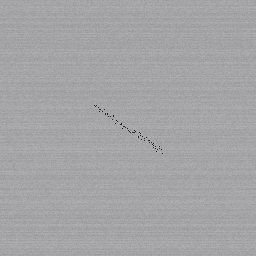
#> input picture data/keras_dataset/crack/specimen_01_crack.png, 256 x 256 px
$ python -i preprocessing.py   (imports and definitions only)   (older library calls are emulated)
#> lines starting #> are read from the running program, lines starting #| are printed output that depends on the picture; after the words box and inside, x2 and y2 are one past the last pixel; in counts of white or black regions, pixels touching at a corner belong together
### src/config.py
"""
Central Configuration Module for Vision-Based Defect Detection
==============================================================
Defines filesystem paths, taxonomy classes, image resolution standards,
and environmental augmentation parameters for industrial manufacturing inspection.
"""

from pathlib import Path
from typing import Dict, List, Tuple

# Base Project Root
PROJECT_ROOT: Path = Path(__file__).resolve().parent.parent

# Core Directory Hierarchy
DATA_RAW_DIR: Path = PROJECT_ROOT / "data" / "raw"
DATA_PROCESSED_DIR: Path = PROJECT_ROOT / "data" / "processed"
MODELS_DIR: Path = PROJECT_ROOT / "models"
OUTPUTS_DIR: Path = PROJECT_ROOT / "outputs"
NOTEBOOKS_DIR: Path = PROJECT_ROOT / "notebooks"

# Ensure runtime directories exist
for path in [DATA_RAW_DIR, DATA_PROCESSED_DIR, MODELS_DIR, OUTPUTS_DIR, NOTEBOOKS_DIR]:
    path.mkdir(parents=True, exist_ok=True)
#> further down, picture is the input picture: shape (256, 256, 3); mean B, G, R 166.7, 164.7, 164.7

# -----------------------------------------------------------------------------
# Defect Taxonomy and Class Mappings
# -----------------------------------------------------------------------------
# 0 = Normal/Pristine baseline, 1-6 = Specific Manufacturing Anomaly Classes
DEFECT_CLASSES: List[str] = [
    "normal",
    "crack",
    "scratch",
    "dent",
    "stain",
    "discoloration",
    "dimensional_irregularity",
]

CLASS_TO_IDX: Dict[str, int] = {cls_name: i for i, cls_name in enumerate(DEFECT_CLASSES)}
IDX_TO_CLASS: Dict[int, str] = {i: cls_name for i, cls_name in enumerate(DEFECT_CLASSES)}
NUM_CLASSES: int = len(DEFECT_CLASSES)

# Color palettes for bounding box & segmentation mask visualization (RGB format)
DEFECT_COLORS: Dict[str, Tuple[int, int, int]] = {
    "normal": (34, 197, 94),                   # Green
    "crack": (239, 68, 68),                    # Red
    "scratch": (249, 115, 22),                 # Orange
    "dent": (234, 179, 8),                     # Amber / Yellow
    "stain": (168, 85, 247),                   # Purple
    "discoloration": (59, 130, 246),           # Blue
    "dimensional_irregularity": (236, 72, 153), # Magenta / Pink
}

# -----------------------------------------------------------------------------
# Image and Processing Specifications
# -----------------------------------------------------------------------------
DEFAULT_IMAGE_SIZE: Tuple[int, int] = (256, 256)
IMAGE_CHANNELS: int = 3
DEFAULT_SEED: int = 42

# Dataset Split Ratios
TRAIN_RATIO: float = 0.70
VAL_RATIO: float = 0.15
TEST_RATIO: float = 0.15

# -----------------------------------------------------------------------------
# MVTec Anomaly Detection (AD) Specifications
# -----------------------------------------------------------------------------
# MVTec AD is the industry standard benchmark containing 15 categories (5 textures, 10 objects)
# Each category contains pristine 'good' training images and defective test images with pixel masks.
MVTEC_CATEGORIES: List[str] = [
    "bottle", "cable", "capsule", "carpet", "grid",
    "hazelnut", "leather", "metal_nut", "pill", "screw",
    "tile", "toothbrush", "transistor", "wood", "zipper"
]

# Official MVTec download mirror base URL
MVTEC_BASE_URL: str = "https://www.mydrive.ch/shares/38536/3830184030e49fe7474e85d91d0f122c/download"

### src/preprocessing.py
"""
Inspectra AI — AI Powered Visual Inspection
=============================================
Module: src/preprocessing.py
Author: Inspectra AI Core Team

Comprehensive Industrial Computer Vision Preprocessing Pipeline:
1. Aspect-ratio preserving resize & letterbox padding
2. CLAHE (Contrast Limited Adaptive Histogram Equalization) on L-channel in LAB space
3. Bilateral edge-preserving denoising for fine scratch and crack preservation
4. Orientation and geometric robustness augmentations via Albumentations
5. Edge-based Region-Of-Interest (ROI) extraction and conveyor background normalization
6. Batch visualization and before/after comparison utility using Matplotlib
"""

import os
from pathlib import Path
from typing import Any, Dict, List, Optional, Tuple, Union
import numpy as np

# Core Computer Vision dependencies with graceful fallbacks
try:
    import cv2
    HAS_OPENCV = True
except ImportError:
    HAS_OPENCV = False

try:
    import albumentations as A
    HAS_ALBUMENTATIONS = True
except ImportError:
    HAS_ALBUMENTATIONS = False

try:
    import matplotlib.pyplot as plt
    HAS_MATPLOTLIB = True
except ImportError:
    HAS_MATPLOTLIB = False

# Import central paths and configurations if available
try:
    from src.config import DEFAULT_IMAGE_SIZE, OUTPUTS_DIR
except ImportError:
    DEFAULT_IMAGE_SIZE = (256, 256)
    OUTPUTS_DIR = Path("outputs")
    OUTPUTS_DIR.mkdir(parents=True, exist_ok=True)


# =============================================================================
# 1. RESIZE & PAD (ASPECT-RATIO PRESERVING LETTERBOX)
# =============================================================================

def resize_and_pad(
    image: np.ndarray,
    target_size: Tuple[int, int] = DEFAULT_IMAGE_SIZE,
    pad_color: Tuple[int, int, int] = (0, 0, 0),
    mask: Optional[np.ndarray] = None,
    interpolation: int = 1  # cv2.INTER_LINEAR
) -> Tuple[np.ndarray, Optional[np.ndarray], Dict[str, Any]]:
    """
    Resizes an image to fit within target_size while strictly preserving its original
    aspect ratio, symmetrically padding the remaining borders (letterboxing).

    Args:
        image: Input image array of shape (H, W, C) or (H, W).
        target_size: Desired output dimensions as (width, height). Default is (256, 256).
        pad_color: RGB/BGR tuple or scalar for border padding fill. Default is (0, 0, 0).
        mask: Optional binary or categorical ground-truth mask of shape (H, W).
        interpolation: OpenCV interpolation flag (default cv2.INTER_LINEAR for images).

    Returns:
        padded_image: Standardized image array of shape (target_h, target_w, C).
        padded_mask: Corresponding padded mask of shape (target_h, target_w) or None.
        meta: Dictionary containing scaling factor, padding offsets, and original dimensions
              for reverse-projecting localized bounding boxes and segmentation contours.
    """
    h, w = image.shape[:2]
    target_w, target_h = target_size

    # Calculate optimal isotropic scale factor
    scale = min(target_w / w, target_h / h)
    new_w = max(1, int(round(w * scale)))
    new_h = max(1, int(round(h * scale)))

    # Compute symmetric padding margins
    pad_top = (target_h - new_h) // 2
    pad_bottom = target_h - new_h - pad_top
    pad_left = (target_w - new_w) // 2
    pad_right = target_w - new_w - pad_left

    if HAS_OPENCV:
        # Resize image
        resized_img = cv2.resize(image, (new_w, new_h), interpolation=interpolation)

        # Apply border padding
        if image.ndim == 3:
            padded_img = cv2.copyMakeBorder(
                resized_img,
                pad_top, pad_bottom, pad_left, pad_right,
                cv2.BORDER_CONSTANT,
                value=pad_color
            )
        else:
            padded_img = cv2.copyMakeBorder(
                resized_img,
                pad_top, pad_bottom, pad_left, pad_right,
                cv2.BORDER_CONSTANT,
                value=pad_color[0] if isinstance(pad_color, (list, tuple)) else pad_color
            )

        # Process accompanying segmentation mask if provided
        padded_mask = None
        if mask is not None:
            # Always use Nearest Neighbor interpolation for masks to maintain discrete class labels
            resized_mask = cv2.resize(mask, (new_w, new_h), interpolation=cv2.INTER_NEAREST)
            padded_mask = cv2.copyMakeBorder(
                resized_mask,
                pad_top, pad_bottom, pad_left, pad_right,
                cv2.BORDER_CONSTANT,
                value=0
            )
    else:
        # Pure NumPy fallback implementation
        # (Used when running in minimal environments)
        padded_img = np.full((target_h, target_w, image.shape[2]) if image.ndim == 3 else (target_h, target_w),
                             pad_color[0] if image.ndim != 3 else pad_color, dtype=image.dtype)
        padded_mask = np.zeros((target_h, target_w), dtype=mask.dtype) if mask is not None else None

    meta = {
        "original_size": (w, h),
        "target_size": (target_w, target_h),
        "scale": scale,
        "scaled_size": (new_w, new_h),
        "pad_top": pad_top,
        "pad_bottom": pad_bottom,
        "pad_left": pad_left,
        "pad_right": pad_right,
    }

    return padded_img, padded_mask, meta


# =============================================================================
# 2. LIGHTING NORMALIZATION VIA CLAHE IN LAB COLOR SPACE
# =============================================================================

def normalize_lighting_clahe(
    image: np.ndarray,
    clip_limit: float = 2.5,
    tile_grid_size: Tuple[int, int] = (8, 8),
    is_bgr: bool = False
) -> np.ndarray:
    """
    Normalizes severe industrial lighting variations (spotlight hotspots, shadows,
    glare, and low-light underexposure) by applying Contrast Limited Adaptive
    Histogram Equalization (CLAHE) strictly on the L-channel (Luminance) in LAB color space.

    Crucially, chroma channels (A and B) are preserved without modification, preventing
    chromatic distortion or false discoloration artifacts.

    Args:
        image: Input RGB (or BGR) uint8 image array of shape (H, W, 3) or (H, W).
        clip_limit: Threshold for contrast limiting (higher = stronger local contrast). Default 2.5.
        tile_grid_size: Size of contextual grid blocks (e.g. 8x8 tiles). Default (8, 8).
        is_bgr: True if input array is in OpenCV BGR channel ordering; False for RGB.

    Returns:
        equalized_image: Lighting-normalized image with enhanced defect micro-contrast.
    """
    if not HAS_OPENCV:
        return image.copy()

    # Grayscale image handling
    if image.ndim == 2 or (image.ndim == 3 and image.shape[2] == 1):
        gray = image.squeeze()
        clahe = cv2.createCLAHE(clipLimit=clip_limit, tileGridSize=tile_grid_size)
        return clahe.apply(gray)

    # Multi-channel color image handling
    if is_bgr:
        lab = cv2.cvtColor(image, cv2.COLOR_BGR2LAB)
    else:
        lab = cv2.cvtColor(image, cv2.COLOR_RGB2LAB)

    l_chan, a_chan, b_chan = cv2.split(lab)

    # Apply CLAHE to the Luminance channel only
    clahe = cv2.createCLAHE(clipLimit=clip_limit, tileGridSize=tile_grid_size)
    l_equalized = clahe.apply(l_chan)

    # Recombine luminance with original chrominance channels
    lab_merged = cv2.merge([l_equalized, a_chan, b_chan])

    if is_bgr:
        equalized_image = cv2.cvtColor(lab_merged, cv2.COLOR_LAB2BGR)
    else:
        equalized_image = cv2.cvtColor(lab_merged, cv2.COLOR_LAB2RGB)

    return equalized_image


# =============================================================================
# 3. EDGE-PRESERVING BILATERAL DENOISING
# =============================================================================

def denoise_bilateral(
    image: np.ndarray,
    d: int = 7,
    sigma_color: float = 50.0,
    sigma_space: float = 50.0
) -> np.ndarray:
    """
    Smooths high-frequency sensor noise, quantization grain, and uniform substrate textures
    using a non-linear bilateral filter while strictly preserving sharp defect edges
    (such as hairline fracture lines, scratch boundaries, and material step-heights).

    Mathematical Principle:
        The bilateral filter replaces each pixel intensity with a weighted average of neighbors,
        where weights depend on both Euclidean geometric distance (sigma_space) and photometric
        radiometric distance (sigma_color). Across sharp defect edges, intensity differences are
        large, driving radiometric weights to zero and preventing boundary blur.

    Args:
        image: Input uint8 image array of shape (H, W, C) or (H, W).
        d: Diameter of each pixel neighborhood used during filtering. Default 7.
        sigma_color: Filter sigma in the color space (larger = mixes farther color intensities). Default 50.
        sigma_space: Filter sigma in the coordinate space (larger = influences farther pixels). Default 50.

    Returns:
        denoised_image: Edge-preserved, noise-suppressed image array.
    """
    if not HAS_OPENCV:
        return image.copy()

    denoised = cv2.bilateralFilter(
        image,
        d=d,
        sigmaColor=sigma_color,
        sigmaSpace=sigma_space
    )
    return denoised


# =============================================================================
# 4. ORIENTATION VARIATION AUGMENTATION (ALBUMENTATIONS & OPENCV)
# =============================================================================

# [167 lines left out: functions get_orientation_transforms, apply_orientation_augmentation, extract_product_roi, not called in this run]


def normalize_background(
    image: np.ndarray,
    bg_fill_color: Tuple[int, int, int] = (15, 15, 20),
    threshold_otsu: bool = True
) -> Tuple[np.ndarray, np.ndarray]:
    """
    Isolates the manufactured product from complex conveyor, jig, or feeder backgrounds,
    replacing extraneous background pixels with a standardized neutral fill tone.

    This ensures deep learning models evaluate surface morphology rather than memorizing
    conveyor belt scuffs, roller marks, or stage fixtures.

    Args:
        image: Input uint8 image array (H, W, 3).
        bg_fill_color: RGB/BGR fill color for the masked background.
        threshold_otsu: Whether to use adaptive Otsu thresholding for foreground mask extraction.

    Returns:
        normalized_image: Workpiece image with standardized background.
        foreground_mask: Binary mask of shape (H, W) where 255 = product foreground.
    """
#> called with bg_fill_color = (15, 15, 20), threshold_otsu = True
    if not HAS_OPENCV:
        return image.copy(), np.ones(image.shape[:2], dtype=np.uint8) * 255

    h, w = image.shape[:2]
    gray = cv2.cvtColor(image, cv2.COLOR_BGR2GRAY) if image.ndim == 3 else image.copy()

    # Pre-blur to avoid segmenting internal defect details as background
    blurred = cv2.GaussianBlur(gray, (7, 7), 0)

    if threshold_otsu:
        # Otsu thresholding to separate product foreground from conveyor
        _, fg_mask = cv2.threshold(blurred, 0, 255, cv2.THRESH_BINARY + cv2.THRESH_OTSU)
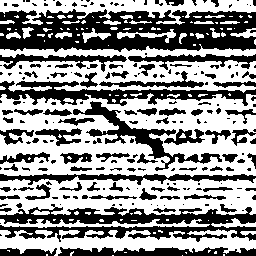
#> fg_mask: shape (256, 256); 57% white; 213 black regions (124 under 20 px), largest, box (x1, y1, x2, y2) and area: (0, 9, 256, 52) 7583, (0, 204, 256, 242) 4612, (0, 81, 256, 106) 2542

        # Invert if the background happens to be brighter than the part
        # Check border pixel mean vs center pixel mean
        border_mean = (np.mean(fg_mask[0, :]) + np.mean(fg_mask[-1, :]) +
                       np.mean(fg_mask[:, 0]) + np.mean(fg_mask[:, -1])) / 4.0
#> border_mean = 124.3
        if border_mean > 128:
            fg_mask = cv2.bitwise_not(fg_mask)
    else:
        # Gradient magnitude based segmentation
        grad_x = cv2.Sobel(blurred, cv2.CV_32F, 1, 0, ksize=3)
        grad_y = cv2.Sobel(blurred, cv2.CV_32F, 0, 1, ksize=3)
        mag = cv2.magnitude(grad_x, grad_y)
        _, fg_mask = cv2.threshold(cv2.normalize(mag, None, 0, 255, cv2.NORM_MINMAX).astype(np.uint8),
                                   25, 255, cv2.THRESH_BINARY)

    # Morphological closing to fill hollow product cavities and holes
    morph_kernel = cv2.getStructuringElement(cv2.MORPH_ELLIPSE, (11, 11))
    fg_mask = cv2.morphologyEx(fg_mask, cv2.MORPH_CLOSE, morph_kernel, iterations=2)
#> fg_mask: shape (256, 256); every value is 255
    fg_mask = cv2.dilate(fg_mask, morph_kernel, iterations=1)

    # Keep only the largest connected component (the manufactured part)
    num_labels, labels, stats, _ = cv2.connectedComponentsWithStats(fg_mask, connectivity=8)
#> labels: shape (256, 256) int32; every value is 1
#> num_labels = 2; stats = [[-1, 2147483647, 0, 0, 0], [0, 0, 256, 256, 65536]]
    if num_labels > 1:
        largest_label = 1 + np.argmax(stats[1:, cv2.CC_STAT_AREA])
#> largest_label = 1
        fg_mask = np.where(labels == largest_label, 255, 0).astype(np.uint8)

    # Create background fill canvas
    bg_canvas = np.full_like(image, bg_fill_color, dtype=np.uint8)

    # Blend product foreground with standardized background
    mask_3c = cv2.cvtColor(fg_mask, cv2.COLOR_GRAY2BGR) if image.ndim == 3 else fg_mask
#> mask_3c: shape (256, 256, 3); every value is 255
    normalized_image = np.where(mask_3c == 255, image, bg_canvas)

    return normalized_image, fg_mask


# =============================================================================
# 6. UNIFIED INSPECTRA PREPROCESSOR CLASS
# =============================================================================

class InspectraPreprocessor:
    """
    Unified, production-grade preprocessing engine for Inspectra AI.

    Sequentially executes:
      1. Background Normalization / Product ROI Cropping (focus on the workpiece)
      2. Lighting Normalization via CLAHE on L-channel in LAB space
      3. Edge-Preserving Denoising via Bilateral Filtering
      4. Aspect-Ratio Preserving Resize & Symmetrical Letterbox Padding
      5. Optional Data Augmentation (rotation, flips) during model training
    """

    def __init__(
        self,
        target_size: Tuple[int, int] = DEFAULT_IMAGE_SIZE,
        apply_bg_norm: bool = True,
        apply_clahe: bool = True,
        clahe_clip_limit: float = 2.5,
        clahe_tile_grid_size: Tuple[int, int] = (8, 8),
        apply_bilateral: bool = True,
        bilateral_d: int = 7,
        bilateral_sigma_color: float = 50.0,
        bilateral_sigma_space: float = 50.0,
        apply_roi_crop: bool = False,
        pad_color: Tuple[int, int, int] = (15, 15, 20)
    ):
        self.target_size = target_size
        self.apply_bg_norm = apply_bg_norm
        self.apply_clahe = apply_clahe
        self.clahe_clip_limit = clahe_clip_limit
        self.clahe_tile_grid_size = clahe_tile_grid_size
        self.apply_bilateral = apply_bilateral
        self.bilateral_d = bilateral_d
        self.bilateral_sigma_color = bilateral_sigma_color
        self.bilateral_sigma_space = bilateral_sigma_space
        self.apply_roi_crop = apply_roi_crop
        self.pad_color = pad_color

    def preprocess(
        self,
        image: np.ndarray,
        mask: Optional[np.ndarray] = None,
        is_bgr: bool = False
    ) -> Dict[str, Any]:
        """
        Executes the full industrial preprocessing sequence, returning both the final
        model-ready array and the intermediate stages for explainability & quality audit.

        Args:
            image: Input raw sensor image (uint8 RGB or BGR).
            mask: Optional ground truth mask array.
            is_bgr: True if image is in BGR channel order.

        Returns:
            Dictionary containing:
              - 'final_image': Standardized uint8 array of shape (target_h, target_w, 3)
              - 'final_mask': Standardized mask array or None
              - 'meta': Resize, padding, and coordinate transformation metadata
              - 'stages': Dictionary of intermediate images at each preprocessing stage:
                  * 'raw': Original unprocessed image
                  * 'bg_normalized': Conveyor-suppressed image
                  * 'clahe_equalized': Luminance-normalized image
                  * 'denoised': Bilateral edge-preserved image
                  * 'letterboxed': Final centered padded output
        """
        raw_copy = image.copy()
        current_img = image.copy()
        current_mask = mask.copy() if mask is not None else None
        stages: Dict[str, np.ndarray] = {"raw": raw_copy}

        # Step 1: Optional ROI crop to workpiece
        if self.apply_roi_crop:
            current_img, current_mask, _ = extract_product_roi(current_img, current_mask)
            stages["roi_cropped"] = current_img.copy()

        # Step 2: Background Normalization (suppress conveyor/stage variations)
        if self.apply_bg_norm:
            current_img, fg_mask = normalize_background(current_img, bg_fill_color=self.pad_color)
            stages["bg_normalized"] = current_img.copy()
        else:
            stages["bg_normalized"] = current_img.copy()

        # Step 3: CLAHE Lighting Normalization on L-channel in LAB space
        if self.apply_clahe:
            current_img = normalize_lighting_clahe(
                current_img,
                clip_limit=self.clahe_clip_limit,
                tile_grid_size=self.clahe_tile_grid_size,
                is_bgr=is_bgr
            )
#> in normalize_lighting_clahe, `l_chan, a_chan, b_chan = cv2.split(lab)`:
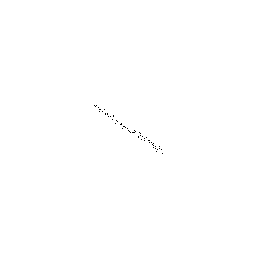
#> a_chan: shape (256, 256); values 128 (black) and 129 (white), 99.9% white; black in thin lines or dots, all inside (x1, y1, x2, y2) = (94, 105, 163, 154)
#> in normalize_lighting_clahe, `l_equalized = clahe.apply(l_chan)`:
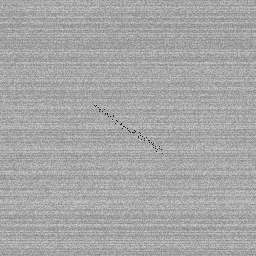
#> l_equalized: shape (256, 256); min 35, max 200, mean 166.5
            stages["clahe_equalized"] = current_img.copy()
        else:
            stages["clahe_equalized"] = current_img.copy()

        # Step 4: Bilateral Edge-Preserving Denoising
        if self.apply_bilateral:
            current_img = denoise_bilateral(
                current_img,
                d=self.bilateral_d,
                sigma_color=self.bilateral_sigma_color,
                sigma_space=self.bilateral_sigma_space
            )
            stages["denoised"] = current_img.copy()
        else:
            stages["denoised"] = current_img.copy()

        # Step 5: Aspect-Ratio Preserving Resize & Letterbox Padding
        final_img, final_mask, meta = resize_and_pad(
            current_img,
            target_size=self.target_size,
            pad_color=self.pad_color,
            mask=current_mask
        )
#> meta = {'original_size': (256, 256), 'target_size': (256, 256), 'scale': 1, 'scaled_size': (256, 256), 'pad_top': 0, 'pad_bottom': 0, 'pad_left': 0, 'pad_right': 0}
        stages["letterboxed"] = final_img.copy()

        return {
            "final_image": final_img,
            "final_mask": final_mask,
            "meta": meta,
            "stages": stages,
        }

    # [229 lines left out: functions preprocess_batch, visualize_preprocessing_batch, create_demo_manufacturing_samples, not called in this run]


# =============================================================================
# 9. MAIN DEMONSTRATION & EXECUTION BLOCK
# =============================================================================

# [67 lines not run here, left out]

>>> import cv2
>>> picture = cv2.imread('../data/keras_dataset/crack/specimen_01_crack.png')
>>> result = InspectraPreprocessor().preprocess(picture)
#> result = 4 items
